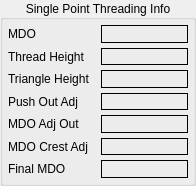
   <widget class="QGroupBox" name="gridGroupBox_6">
    <property name="geometry">
     <rect>
      <x>15</x>
      <y>315</y>
      <width>196</width>
      <height>186</height>
     </rect>
    </property>
    <property name="title">
     <string>Single Point Threading Info</string>
    </property>
    <property name="alignment">
     <set>Qt::AlignCenter</set>
    </property>
    <layout class="QGridLayout" name="gridLayout_9">
     <property name="leftMargin">
      <number>5</number>
     </property>
     <property name="topMargin">
      <number>5</number>
     </property>
     <property name="rightMargin">
      <number>5</number>
     </property>
     <property name="bottomMargin">
      <number>5</number>
     </property>
     <property name="spacing">
      <number>5</number>
     </property>
     <item row="1" column="0">
      <widget class="QLabel" name="label_18">
       <property name="text">
        <string>Thread Height</string>
       </property>
      </widget>
     </item>
     <item row="3" column="1">
      <widget class="QLabel" name="threadPushOutAdjLbl">
       <property name="frameShape">
        <enum>QFrame::Box</enum>
       </property>
       <property name="text">
        <string/>
       </property>
       <property name="alignment">
        <set>Qt::AlignCenter</set>
       </property>
      </widget>
     </item>
     <item row="2" column="1">
      <widget class="QLabel" name="threadTriangleHeightLbl">
       <property name="frameShape">
        <enum>QFrame::Box</enum>
       </property>
       <property name="text">
        <string/>
       </property>
       <property name="alignment">
        <set>Qt::AlignCenter</set>
       </property>
      </widget>
     </item>
     <item row="1" column="1">
      <widget class="QLabel" name="threadHeightStdLbl">
       <property name="frameShape">
        <enum>QFrame::Box</enum>
       </property>
       <property name="text">
        <string/>
       </property>
       <property name="alignment">
        <set>Qt::AlignCenter</set>
       </property>
      </widget>
     </item>
     <item row="4" column="0">
      <widget class="QLabel" name="label_19">
       <property name="text">
        <string>MDO Adj Out</string>
       </property>
      </widget>
     </item>
     <item row="6" column="1">
      <widget class="QLabel" name="threadFinalPDOLbl">
       <property name="frameShape">
        <enum>QFrame::Box</enum>
       </property>
       <property name="text">
        <string/>
       </property>
       <property name="alignment">
        <set>Qt::AlignCenter</set>
       </property>
      </widget>
     </item>
     <item row="0" column="1">
      <widget class="QLabel" name="sptmThreadingPDOLbl">
       <property name="frameShape">
        <enum>QFrame::Box</enum>
       </property>
       <property name="text">
        <string/>
       </property>
       <property name="alignment">
        <set>Qt::AlignCenter</set>
       </property>
      </widget>
     </item>
     <item row="6" column="0">
      <widget class="QLabel" name="label_20">
       <property name="text">
        <string>Final MDO</string>
       </property>
      </widget>
     </item>
     <item row="0" column="0">
      <widget class="QLabel" name="label_21">
       <property name="text">
        <string>MDO</string>
       </property>
      </widget>
     </item>
     <item row="2" column="0">
      <widget class="QLabel" name="label_22">
       <property name="text">
        <string>Triangle Height</string>
       </property>
      </widget>
     </item>
     <item row="3" column="0">
      <widget class="QLabel" name="label_23">
       <property name="text">
        <string>Push Out Adj</string>
       </property>
      </widget>
     </item>
     <item row="4" column="1">
      <widget class="QLabel" name="threadPDOAdjustOutLbl">
       <property name="frameShape">
        <enum>QFrame::Box</enum>
       </property>
       <property name="text">
        <string/>
       </property>
       <property name="alignment">
        <set>Qt::AlignCenter</set>
       </property>
      </widget>
     </item>
     <item row="5" column="1">
      <widget class="QLabel" name="threadPDOCrestAdjLbl">
       <property name="frameShape">
        <enum>QFrame::Box</enum>
       </property>
       <property name="text">
        <string/>
       </property>
       <property name="alignment">
        <set>Qt::AlignCenter</set>
       </property>
      </widget>
     </item>
     <item row="5" column="0">
      <widget class="QLabel" name="label_24">
       <property name="text">
        <string>MDO Crest Adj</string>
       </property>
      </widget>
     </item>
    </layout>
   </widget>
